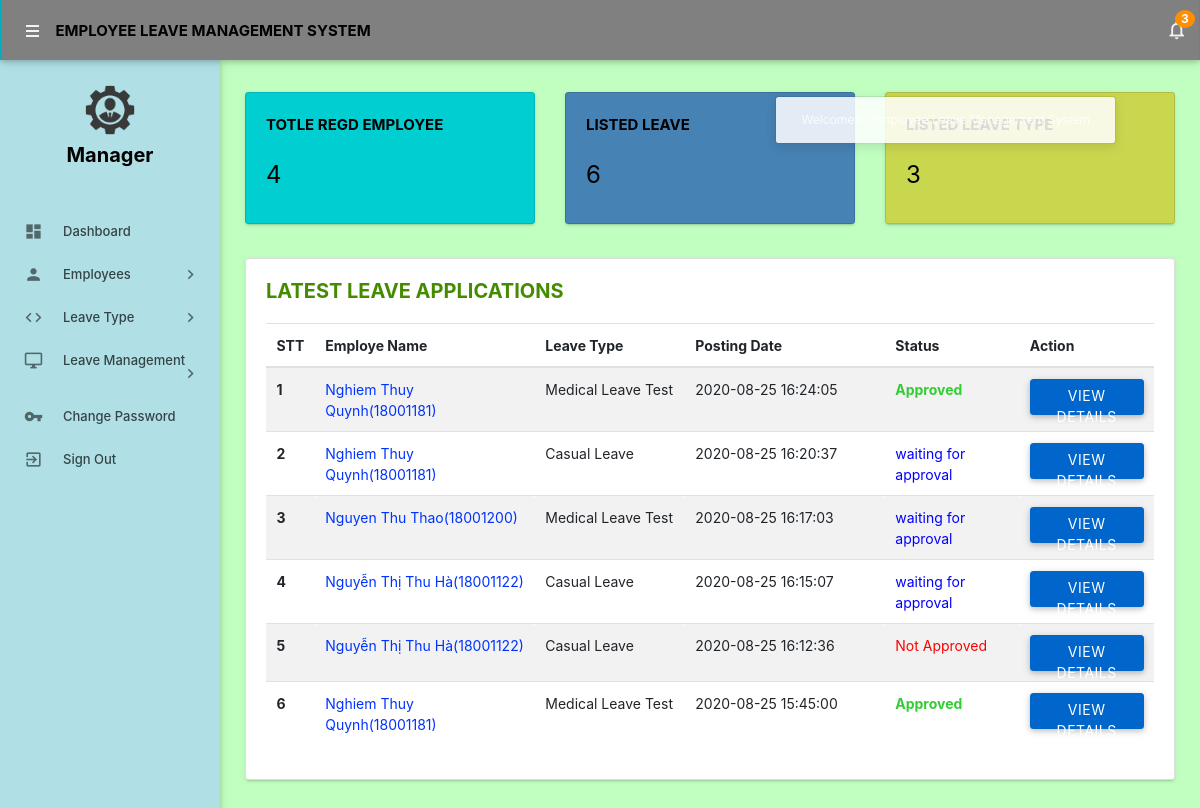
Screenshot of /admin/dashboard.php (signed in) with the database file from the repository.
### tables this page shows
CREATE TABLE `leaves` (
  `Id` int(11) NOT NULL,
  `LeaveType` varchar(110) NOT NULL,
  `EndDate` datetime NOT NULL,
  `StartDate` datetime NOT NULL,
  `Reason` mediumtext NOT NULL,
  `PostingDate` timestamp NOT NULL DEFAULT current_timestamp(),
  `AdminRemark` mediumtext DEFAULT NULL,
  `AdminRemarkDate` varchar(120) DEFAULT NULL,
  `Status` int(1) NOT NULL,
  `IsRead` int(1) NOT NULL,
  `empid` int(11) DEFAULT NULL
);

CREATE TABLE `employees` (
  `id` int(11) NOT NULL,
  `EmpId` varchar(100) NOT NULL,
  `FullName` varchar(150) NOT NULL,
  `EmailId` varchar(200) NOT NULL,
  `Password` varchar(180) NOT NULL,
  `Gender` varchar(100) NOT NULL,
  `Dob` varchar(100) NOT NULL,
  `Address` varchar(255) NOT NULL,
  `Phonenumber` char(11) NOT NULL,
  `Status` int(1) NOT NULL,
  `RegDate` timestamp NOT NULL DEFAULT current_timestamp()
);

### admin/dashboard.php (the view, shortened to what this page needs)
<?php
include('includes/config.php');
if (strlen($_SESSION['alogin']) == 0) {
    header('location:index.php');
} else {
    ?>
    <!DOCTYPE html>
    <html lang="en">
        <head>
            <link type="text/css" rel="stylesheet" href="../assets/plugins/materialize/css/materialize.min.css"/>
            <link href="../assets/plugins/metrojs/MetroJs.min.css" rel="stylesheet">
            <link href="../assets/plugins/weather-icons-master/css/weather-icons.min.css" rel="stylesheet">
            <link href="../assets/css/alpha.min.css" rel="stylesheet" type="text/css"/>
            <link href="../assets/css/custom.css" rel="stylesheet" type="text/css"/>
            <link rel="stylesheet" href="https://stackpath.bootstrapcdn.com/bootstrap/4.5.2/css/bootstrap.min.css">
        </head>
        <body>
            <?php include('includes/header.php'); ?>
            <?php include('includes/sidebar.php'); ?>
            <div class="mn-content fixed-sidebar" style="background: #C1FFC1">
            <main class="mn-inner" >
                <div class="row">
                    <div class="col-md-4" >
                        <div class="card stats-card" style="background: #00CED1;">
                            <div class="card-content" >
                                <span class="card-title" style="color:black; font-size: 15px">Totle Regd Employee</span>
                                <span class="stats-counter" >
                                    <?php
                                    $sql = "SELECT id from employees";
                                    $query = $dbh->prepare($sql);
                                    $query->execute();
                                    $empcount = $query->rowCount();
                                    ?>
                                    <span class="counter"><?php echo htmlentities($empcount); ?></span>
                                </span>
                            </div>
                            <div id="sparkline-bar"></div>
                        </div>
                    </div>
                    <div class="col-md-4" >
                        <div class="card stats-card" style="background: #4682B4;">
                            <div class="card-content">
                                <span class="card-title" style="color: black;font-size: 15px">Listed leave </span>
                                <?php
                                $sql = "SELECT id from leaves";
                                $query = $dbh->prepare($sql);
                                $query->execute();
                                $dptcount = $query->rowCount();
                                ?>
                                <span class="stats-counter"><span class="counter"><?php echo htmlentities($dptcount); ?></span></span>
                            </div>
                            <div id="sparkline-line"></div>
                        </div>
                    </div>
                    <div class="col-md-4" >
                        <div class="card stats-card" style="background: #C9D74F">
                            <div class="card-content">
                                <span class="card-title" style="color: black; font-size: 15px">Listed leave Type</span>
                                <?php
                                $sql = "SELECT id from  leavetype";
                                $query = $dbh->prepare($sql);
                                $query->execute();
                                $leavtypcount = $query->rowCount();
                                ?>
                                <span class="stats-counter"><span class="counter"><?php echo htmlentities($leavtypcount); ?></span></span>
                            </div>
                            <div id="sparkline-line"></div>
                        </div>
                    </div>
                </div>
                <div class="card invoices-card">
                    <div class="card-content" >
                        <span class="card-title" style="color: #458B00;font-size: 20px">Latest Leave Applications</span>
                        <table id="example" class="table table-striped table table-hover">
                            <thead>
                                <tr>
                                    <th>STT</th>
                                    <th width="220">Employe Name</th>
                                    <th width="150">Leave Type</th>
                                    <th width="200">Posting Date</th>
                                    <th>Status</th>
                                    <th >Action</th>
                                </tr>
                            </thead>
                            <tbody>
                                <?php
                                $sql = "SELECT leaves.id as lid,employees.FullName,employees.EmpId,employees.id,leaves.LeaveType,leaves.PostingDate,leaves.Status from leaves join employees on leaves.empid=employees.id order by lid desc limit 6";
                                $query = $dbh->prepare($sql);
                                $query->execute();
                                $results = $query->fetchAll(PDO::FETCH_OBJ);
                                $cnt = 1;
                                if ($query->rowCount() > 0) {
                                    foreach ($results as $result) {
                                        ?>
                                        <tr>
                                            <td> <b><?php echo htmlentities($cnt); ?></b></td>
                                            <td><a style="color: #0033FF" href="editemployee.php?empid=<?php echo htmlentities($result->id); ?>" target="_blank"><?php echo htmlentities($result->FullName); ?>(<?php echo htmlentities($result->EmpId); ?>)</a></td>
                                            <td><?php echo htmlentities($result->LeaveType); ?></td>
                                            <td><?php echo htmlentities($result->PostingDate); ?></td>
                                            <td><?php
                                                $stats = $result->Status;
                                                if ($stats == 1) {
                                                    ?>
                                                    <span style="color: #32CD32"><strong>Approved</strong></span>
                                                <?php } if ($stats == 2) { ?>
                                                    <span style="color: red">Not Approved</span>
                                                <?php } if ($stats == 0) { ?>
                                                    <span style="color: blue">waiting for approval</span>
                                                <?php } ?>
                                            </td>
                                            <td><a href="leave-details.php?leaveid=<?php echo htmlentities($result->lid); ?>" class="btn" style="background: #0066CC; color: white"  > View Details</a></td>
                                        </tr>
                                        <?php
                                        $cnt++;
                                    }
                                }
                                ?>
                            </tbody>
                        </table>
                    </div>
                </div>
            </main>
        </div>
    </body>
    </html>
<?php } ?>

### admin/dashboard.php (style rules this page uses)
span { color: black; }

### admin/includes/sidebar.php (style rules this page uses)
body { background: #FFEC8B }

### rows the page displays
leaves: employees.FullName "Nghiem Thuy Quynh", employees.EmpId "18001181", LeaveType "Medical Leave Test", PostingDate "2020-08-25 16:24:05", Status "Approved"
leaves: employees.FullName "Nghiem Thuy Quynh", employees.EmpId "18001181", LeaveType "Casual Leave", PostingDate "2020-08-25 16:20:37", Status "waiting for approval"
leaves: employees.FullName "Nguyen Thu Thao", employees.EmpId "18001200", LeaveType "Medical Leave Test", PostingDate "2020-08-25 16:17:03", Status "waiting for approval"
leaves: employees.FullName "Nguyễn Thị Thu Hà", employees.EmpId "18001122", LeaveType "Casual Leave", PostingDate "2020-08-25 16:15:07", Status "waiting for approval"
leaves: employees.FullName "Nguyễn Thị Thu Hà", employees.EmpId "18001122", LeaveType "Casual Leave", PostingDate "2020-08-25 16:12:36", Status "Not Approved"
leaves: employees.FullName "Nghiem Thuy Quynh", employees.EmpId "18001181", LeaveType "Medical Leave Test", PostingDate "2020-08-25 15:45:00", Status "Approved"

### other values shown
$unreadcount "3"
$empcount "4"
$dptcount "6"
$leavtypcount "3"
